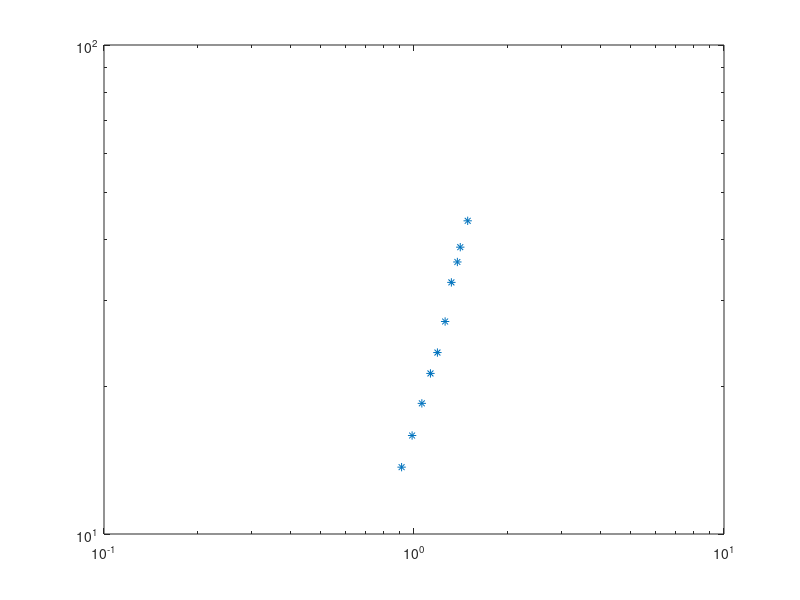

The MATLAB script that drew this image: (Note: this script raises an error after producing the figure.)
height = [0.912 0.986 1.060 1.130 1.190 1.260 1.320 1.380 1.410 1.490]';
weight = [13.7 15.9 18.5 21.3 23.5 27.2 32.7 36.0 38.6 43.7]';

loglog(height, weight, '*')
hold on

log_weight = log(weight);
log_height = log(height);

A = vdm(log_height, 1);
temp = lsq(A, log_weight);
a = exp(temp(1,1));
b = temp(2,1);

ix = linspace(0.9, 1.5)';
iy = a * ix.^b;
loglog(ix, iy, 'r');
hold off

rx = 1.72;
ry = a * rx.^b
